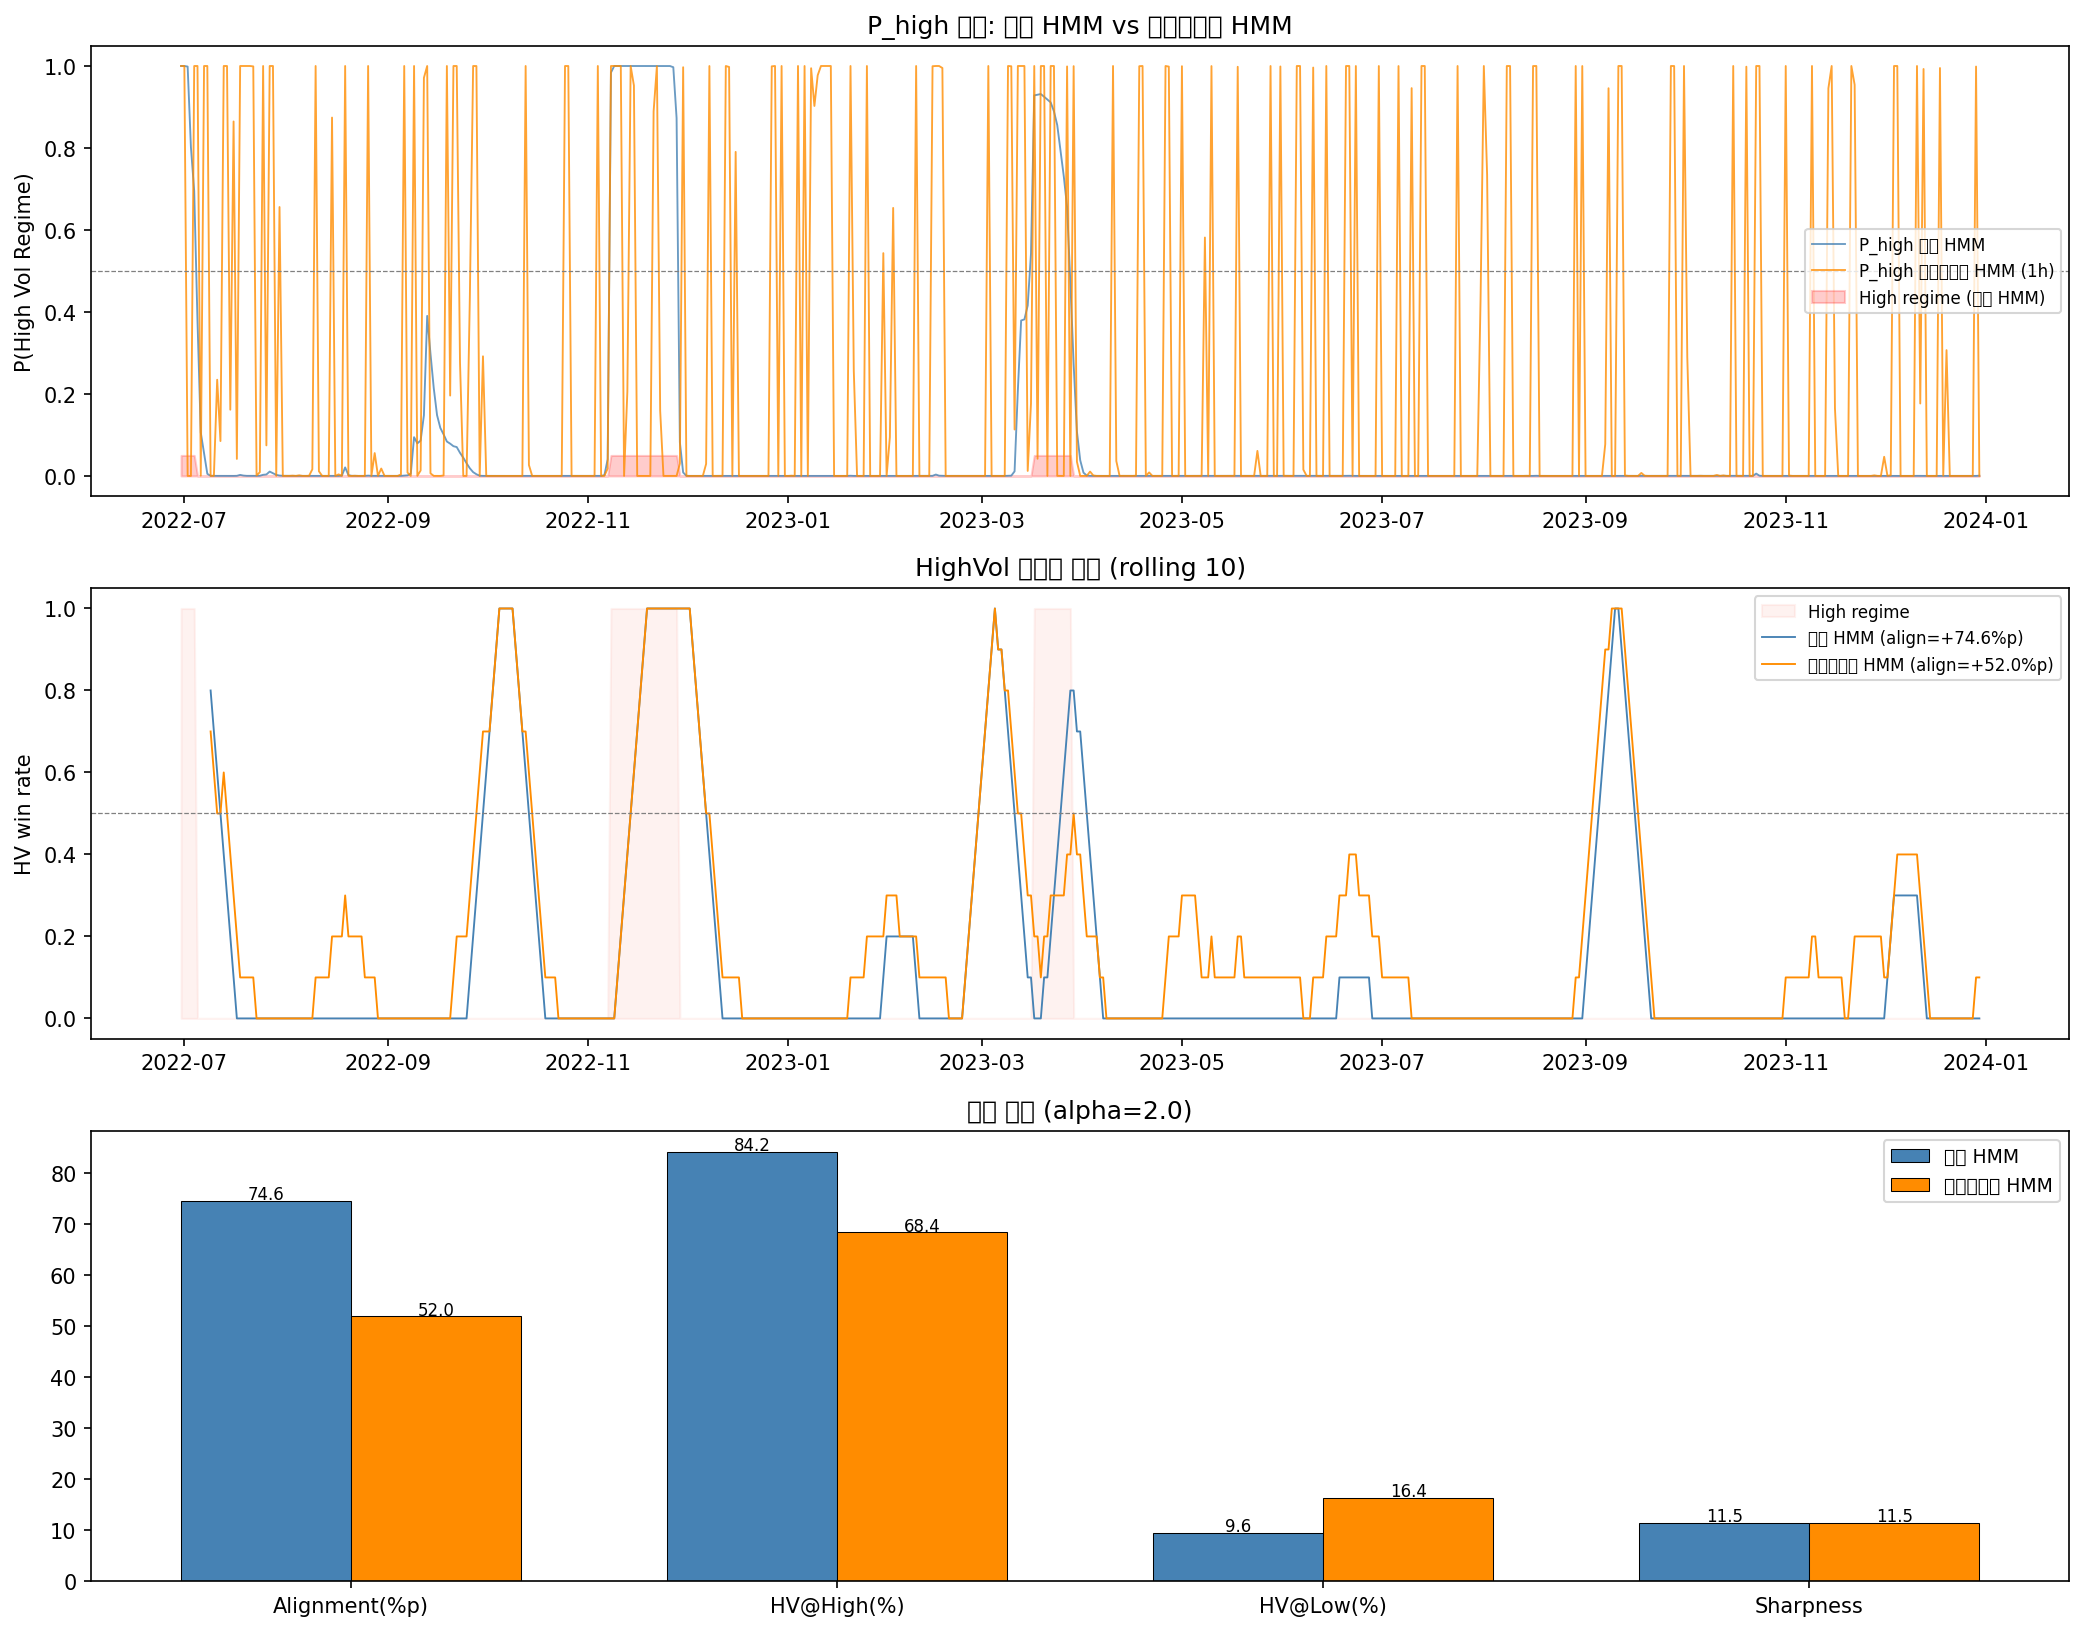

Reproduce this figure in Python.
"""
Arena 검증 v6 - 인트라데이 HMM P_high vs 일별 HMM P_high
=========================================================
질문: 1시간 단위로 재학습한 HMM의 regime_prob을 Arena에 넣으면
     alignment가 개선되는가?

변경: P_high 소스만 교체 (에이전트 동일)
  기존: 일별 HMM (arena_val_hmm.pkl)
  신규: 1시간 HMM → 일별 다운샘플 (intraday_hmm.pkl)
"""
import warnings; warnings.filterwarnings('ignore')
import pickle
import numpy as np
import pandas as pd
import torch
import torch.nn as nn
import torch.nn.functional as F
import matplotlib.pyplot as plt
import matplotlib.dates as mdates
from scipy.stats import ks_2samp

# ── 데이터 로드 ────────────────────────────────────────────
with open("arena_val_features.pkl", 'rb') as f:
    feat, btc_price = pickle.load(f)
with open("arena_val_hmm.pkl", 'rb') as f:
    regime_daily, high_p_daily, high_state_daily = pickle.load(f)
with open("intraday_hmm.pkl", 'rb') as f:
    intra = pickle.load(f)

# 1h P_high -> 일별 (일 종가 시점 기준)
high_p_1h    = intra["high_p_1h"]
high_p_intra = high_p_1h.resample('D').last()   # 일 마지막 시간봉
high_p_intra.index = high_p_intra.index.normalize()

# ── state(128) ─────────────────────────────────────────────
from sklearn.preprocessing import StandardScaler
scaler   = StandardScaler()
X_scaled = scaler.fit_transform(feat.values)

WIN       = 16
TRAIN_END = "2022-06-30"
ALPHA     = 2.0
SEED      = 42
torch.manual_seed(SEED); np.random.seed(SEED)

states_arr, dates_arr = [], []
for i in range(WIN, len(X_scaled)):
    states_arr.append(X_scaled[i - WIN:i].flatten())
    dates_arr.append(feat.index[i])

states_arr      = np.array(states_arr, dtype=np.float32)
dates_arr       = pd.DatetimeIndex(dates_arr)
regimes_aligned = regime_daily.reindex(dates_arr).fillna(0).values.astype(int)

# 두 P_high 시계열 정렬
p_daily_aligned = high_p_daily.reindex(dates_arr).fillna(0).values
p_intra_aligned = high_p_intra.reindex(dates_arr).fillna(
    pd.Series(p_daily_aligned, index=dates_arr)
).values

split_idx   = int(np.searchsorted(dates_arr, pd.Timestamp(TRAIN_END)))
val_data    = states_arr[split_idx:]
val_dates   = dates_arr[split_idx:]
val_regimes = regimes_aligned[split_idx:]
val_p_daily = p_daily_aligned[split_idx:]
val_p_intra = p_intra_aligned[split_idx:]

print(f"검증 구간: {val_dates[0].date()} ~ {val_dates[-1].date()}  ({len(val_data)}일)")
print(f"P_high(일별) 평균: {val_p_daily.mean():.3f}  >0.5 비율: {(val_p_daily>0.5).mean()*100:.1f}%")
print(f"P_high(인트라) 평균: {val_p_intra.mean():.3f}  >0.5 비율: {(val_p_intra>0.5).mean()*100:.1f}%")


# ── 모델 로드 ──────────────────────────────────────────────
class PolicyValueNet(nn.Module):
    def __init__(self, state_dim=128, action_dim=3, h1=64, h2=32):
        super().__init__()
        self.action_dim = action_dim
        self.trunk = nn.Sequential(
            nn.Linear(state_dim, h1), nn.LayerNorm(h1), nn.ReLU(),
            nn.Linear(h1, h2),        nn.LayerNorm(h2), nn.ReLU(),
        )
        self.policy_head = nn.Linear(h2, action_dim)
        self.value_head  = nn.Linear(h2, 1)

    def forward(self, s):
        f      = self.trunk(s)
        logits = self.policy_head(f)
        probs  = F.softmax(logits, dim=-1)
        H      = -torch.sum(probs * torch.log(probs + 1e-9))
        conf   = (1.0 - H / torch.log(torch.tensor(float(self.action_dim)))).item()
        vpi    = self.value_head(f).squeeze(-1).item()
        return logits, conf, vpi


net_hv = PolicyValueNet(); net_hv.load_state_dict(torch.load("arena_val_highvol.pt", map_location='cpu'))
net_lv = PolicyValueNet(); net_lv.load_state_dict(torch.load("arena_val_lowvol.pt",  map_location='cpu'))
net_hv.eval(); net_lv.eval()


# ── 경매 ──────────────────────────────────────────────────
def run_auction(prob_arr, label):
    vpi_hv, vpi_lv, winners = [], [], []
    with torch.no_grad():
        for i, s_np in enumerate(val_data):
            s = torch.FloatTensor(s_np)
            _, conf_hv, vpi_h = net_hv(s)
            _, conf_lv, vpi_l = net_lv(s)
            p = float(prob_arr[i])
            bid_hv = conf_hv * (1.0 + ALPHA * p)
            bid_lv = conf_lv * (1.0 + ALPHA * (1.0 - p))
            vpi_hv.append(vpi_h); vpi_lv.append(vpi_l)
            winners.append(0 if bid_hv >= bid_lv else 1)

    vpi_hv  = np.array(vpi_hv)
    vpi_lv  = np.array(vpi_lv)
    winners = np.array(winners)

    hm = val_regimes == high_state_daily
    lm = ~hm
    align = ((winners[hm] == 0).mean() - (winners[lm] == 0).mean()) * 100 \
            if hm.sum() > 0 and lm.sum() > 0 else 0.0

    hv_high = (winners[hm] == 0).mean() * 100 if hm.sum() > 0 else 0
    hv_low  = (winners[lm] == 0).mean() * 100 if lm.sum() > 0 else 0

    pool_std  = np.sqrt((vpi_hv.std()**2 + vpi_lv.std()**2) / 2 + 1e-9)
    sharpness = abs(vpi_hv.mean() - vpi_lv.mean()) / pool_std
    _, ks_p   = ks_2samp(vpi_hv, vpi_lv)

    print(f"[{label}]")
    print(f"  align={align:+.1f}%p  HV@high={hv_high:.1f}%  HV@low={hv_low:.1f}%"
          f"  sharp={sharpness:.3f}  KS p={ks_p:.4f}")
    return dict(label=label, align=align, hv_high=hv_high, hv_low=hv_low,
                sharpness=sharpness, ks_p=ks_p, winners=winners,
                vpi_hv=vpi_hv, vpi_lv=vpi_lv)


print("\n=== 경매 비교 ===")
res_daily = run_auction(val_p_daily, "일별 HMM")
res_intra = run_auction(val_p_intra, "인트라데이 HMM (1h)")


# ── 시각화 ────────────────────────────────────────────────
fig, axes = plt.subplots(3, 1, figsize=(14, 11))

# 1. P_high 비교 시계열
ax = axes[0]
ax.plot(val_dates, val_p_daily, color='steelblue', lw=0.9,
        alpha=0.8, label='P_high 일별 HMM')
ax.plot(val_dates, val_p_intra, color='darkorange', lw=0.9,
        alpha=0.8, label='P_high 인트라데이 HMM (1h)')
ax.fill_between(val_dates,
                (val_regimes == high_state_daily).astype(float) * 0.05,
                alpha=0.2, color='red', label='High regime (일별 HMM)')
ax.axhline(0.5, color='gray', lw=0.6, linestyle='--')
ax.set_title("P_high 비교: 일별 HMM vs 인트라데이 HMM")
ax.set_ylabel("P(High Vol Regime)")
ax.legend(fontsize=8)
ax.xaxis.set_major_formatter(mdates.DateFormatter('%Y-%m'))

# 2. 낙찰률 추이
ax = axes[1]
wd = pd.Series(res_daily["winners"].astype(float), index=val_dates).rolling(10).mean()
wi = pd.Series(res_intra["winners"].astype(float), index=val_dates).rolling(10).mean()
ax.fill_between(val_dates,
                (val_regimes == high_state_daily).astype(float),
                alpha=0.1, color='salmon', label='High regime')
ax.plot(val_dates, 1 - wd.values, lw=0.9, color='steelblue',
        label=f'일별 HMM (align={res_daily["align"]:+.1f}%p)')
ax.plot(val_dates, 1 - wi.values, lw=0.9, color='darkorange',
        label=f'인트라데이 HMM (align={res_intra["align"]:+.1f}%p)')
ax.axhline(0.5, color='gray', lw=0.6, linestyle='--')
ax.set_title("HighVol 낙찰률 추이 (rolling 10)")
ax.set_ylabel("HV win rate")
ax.legend(fontsize=8)
ax.xaxis.set_major_formatter(mdates.DateFormatter('%Y-%m'))

# 3. 비교 막대
ax = axes[2]
metrics = ['align', 'hv_high', 'hv_low', 'sharpness']
labels  = ['Alignment(%p)', 'HV@High(%)', 'HV@Low(%)', 'Sharpness']
x = np.arange(len(metrics))
w = 0.35
v_d = [res_daily[m] for m in metrics]
v_i = [res_intra[m] for m in metrics]
ax.bar(x - w/2, v_d, width=w, label='일별 HMM',       color='steelblue', edgecolor='black', lw=0.5)
ax.bar(x + w/2, v_i, width=w, label='인트라데이 HMM', color='darkorange', edgecolor='black', lw=0.5)
for xi, (vd, vi) in zip(x, zip(v_d, v_i)):
    ax.text(xi - w/2, vd + 0.3, f'{vd:.1f}', ha='center', fontsize=8)
    ax.text(xi + w/2, vi + 0.3, f'{vi:.1f}', ha='center', fontsize=8)
ax.set_xticks(x); ax.set_xticklabels(labels)
ax.set_title("지표 비교 (alpha=2.0)")
ax.legend(fontsize=9)

plt.tight_layout()
plt.savefig("arena_validation_v6.png", dpi=150, bbox_inches='tight')
print("\n그래프 저장: arena_validation_v6.png")


# ── 최종 판정 ─────────────────────────────────────────────
print("\n" + "=" * 60)
print("Arena v6 - 인트라데이 HMM 비교 결과")
print("=" * 60)
delta = res_intra['align'] - res_daily['align']
if delta > 5:
    verdict = f"인트라데이 HMM 채택 권장 (+{delta:.1f}%p)"
elif delta > 0:
    verdict = f"소폭 개선 (+{delta:.1f}%p) - 효과 미미"
elif abs(delta) < 2:
    verdict = "차이 없음 - 일별 HMM으로 충분"
else:
    verdict = f"일별 HMM이 더 나음 ({delta:.1f}%p)"

print(f"판정: {verdict}")
print(f"  일별:     align={res_daily['align']:+.1f}%p  sharp={res_daily['sharpness']:.3f}")
print(f"  인트라:   align={res_intra['align']:+.1f}%p  sharp={res_intra['sharpness']:.3f}")
print("=" * 60)
